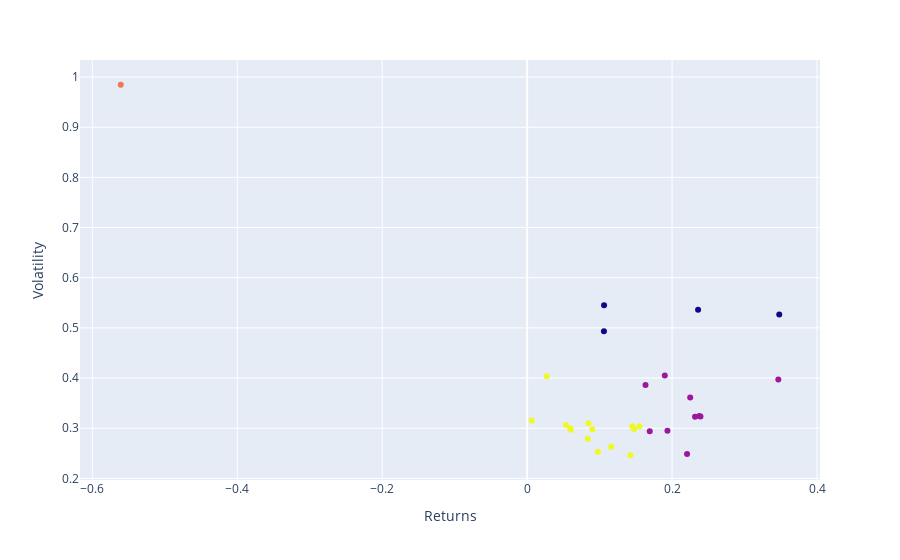

The notebook cell this image was saved under:
### Code cell


### Figure 1 — Plotly figure (JSON) as saved in the notebook; plotly's stock layout.template omitted (floating-point values rounded to 4 significant figures)
{"data": [{"customdata": [["MMM"], ["AOS"], ["ABT"], ["ABBV"], ["ACN"], ["ADBE"], ["AMD"], ["AES"], ["AFL"], ["A"], ["APD"], ["ABNB"], ["AKAM"], ["ALB"], ["ARE"], ["ALGN"], ["ALLE"], ["LNT"], ["ALL"], ["GOOGL"], ["GOOG"], ["MO"], ["AMZN"], ["AMCR"], ["AMTM"], ["AIG"], ["AMT"], ["AWK"], ["AMP"]], "hovertemplate": "Returns=%{x}<br>Volatility=%{y}<br>Ticker=%{customdata[0]}<br>Cluster=%{marker.color}<extra></extra>", "legendgroup": "", "marker": {"color": [3, 3, 3, 1, 1, 1, 0, 3, 1, 3, 3, 0, 3, 0, 3, 0, 3, 3, 1, 1, 1, 3, 1, 3, 2, 1, 3, 3, 1], "coloraxis": "coloraxis", "symbol": "circle"}, "mode": "markers", "name": "", "orientation": "v", "showlegend": false, "type": "scatter", "x": [0.06023, 0.155, 0.1159, 0.2207, 0.1691, 0.1634, 0.3479, 0.027, 0.2316, 0.1475, 0.145, 0.1059, 0.05962, 0.2359, 0.006169, 0.1061, 0.08452, 0.09772, 0.1936, 0.2375, 0.2392, 0.1425, 0.225, 0.09002, -0.5608, 0.1899, 0.05361, 0.08366, 0.3466], "xaxis": "x", "y": [0.2969, 0.3039, 0.2631, 0.2487, 0.2939, 0.3859, 0.5268, 0.4035, 0.323, 0.2982, 0.3041, 0.4932, 0.2993, 0.5362, 0.3152, 0.5449, 0.3098, 0.253, 0.295, 0.3244, 0.3233, 0.2461, 0.361, 0.2978, 0.9847, 0.4049, 0.3065, 0.2791, 0.3972], "yaxis": "y"}], "layout": {"coloraxis": {"colorbar": {"title": {"text": "Cluster"}}, "colorscale": [[0, "#0d0887"], [0.1111, "#46039f"], [0.2222, "#7201a8"], [0.3333, "#9c179e"], [0.4444, "#bd3786"], [0.5556, "#d8576b"], [0.6667, "#ed7953"], [0.7778, "#fb9f3a"], [0.8889, "#fdca26"], [1, "#f0f921"]], "showscale": false}, "legend": {"tracegroupgap": 0}, "margin": {"t": 60}, "xaxis": {"anchor": "y", "domain": [0, 1], "title": {"text": "Returns"}}, "yaxis": {"anchor": "x", "domain": [0, 1], "title": {"text": "Volatility"}}}}
